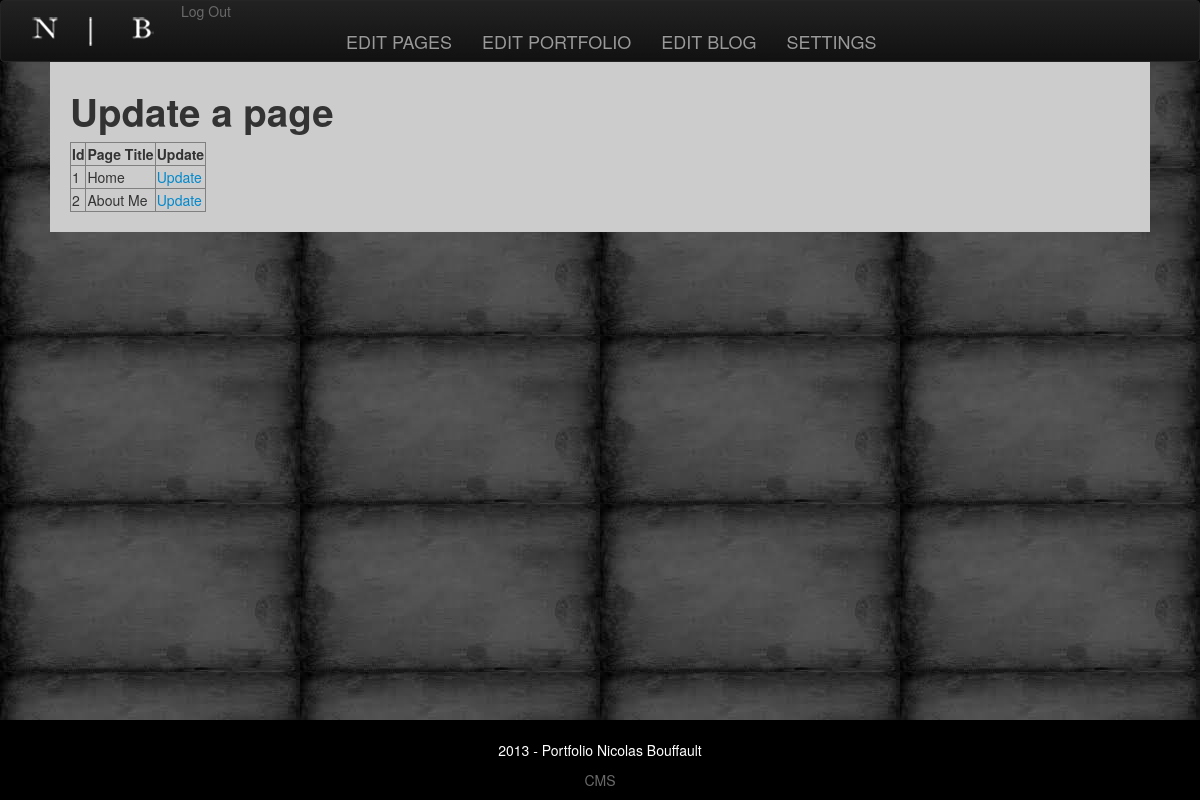
Screenshot of /?page=admin/admin-page-update (signed in) with the database file from the repository.
### tables this page shows
CREATE TABLE `pages` (
  `id` int(11) unsigned NOT NULL AUTO_INCREMENT,
  `contents` text,
  `title` varchar(100) DEFAULT NULL,
  PRIMARY KEY (`id`)
);

### application/controllers/admin/admin-page-update.php (called while the page is built, shortened)
<?php
include_once(DATA.'page.php');
if(isset($_GET['id'])){
	$id = $_GET['id'];
	$pages = getPageById($id);
}
else
{
	$pagesList = getAllPageTitles();
}
include(VIEWS.'header.php');
include(VIEWS.'admin/admin-page-update.php');
include(VIEWS.'footer.php');
?>

### application/data/page.php (called while the page is built, shortened)
<?php
function getAllPageTitles(){
	$result = mysql_query("SELECT id, title FROM pages");
	$data = array();
	while($record = mysql_fetch_assoc($result)){
		array_push($data, $record);
	}
	return $data;
}
?>

### application/views/admin/admin-page-update.php (the view, shortened to what this page needs)
<h1>Update a page</h1>
<?php if(!isset($id)) : ?>
<table border="1">
	<thead>
		<th>Id</th>
		<th>Page Title</th>
		<th>Update</th>
	</thead>
	<?php foreach($pagesList as $listItem) : ?>
	<tbody>
		<td><?php echo $listItem['id'];?></td>
		<td><?php echo $listItem['title'];?></td>
		<td><a href="?page=admin/admin-page-update&amp;id=<?php echo $listItem['id'];?>">Update</a></td>
	</tbody>
	<?php endforeach;?>
</table>
<?php endif;?>

### site/css/style.css (style rules this page uses)
BODY { background-image: url('../img/bg.jpeg'); }

### rows the page displays
pages: id "1", title "Home"
pages: id "2", title "About Me"
